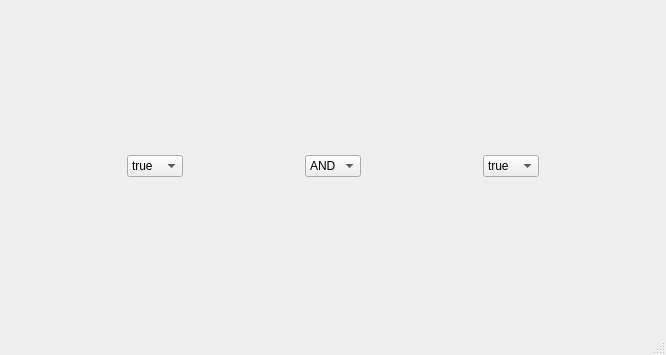
<?xml version="1.0" encoding="UTF-8"?>
<ui version="4.0">
 <class>MainWindow</class>
 <widget class="QMainWindow" name="MainWindow">
  <property name="geometry">
   <rect>
    <x>0</x>
    <y>0</y>
    <width>666</width>
    <height>355</height>
   </rect>
  </property>
  <property name="windowTitle">
   <string>logic calculator</string>
  </property>
  <widget class="QWidget" name="centralWidget">
   <layout class="QGridLayout" name="gridLayout">
    <item row="0" column="0">
     <layout class="QHBoxLayout" name="horizontalLayout">
      <item>
       <spacer name="horizontalSpacer_3">
        <property name="orientation">
         <enum>Qt::Horizontal</enum>
        </property>
        <property name="sizeHint" stdset="0">
         <size>
          <width>40</width>
          <height>20</height>
         </size>
        </property>
       </spacer>
      </item>
      <item>
       <widget class="QComboBox" name="comboBox">
        <item>
         <property name="text">
          <string>true</string>
         </property>
        </item>
        <item>
         <property name="text">
          <string>false</string>
         </property>
        </item>
       </widget>
      </item>
      <item>
       <spacer name="horizontalSpacer">
        <property name="orientation">
         <enum>Qt::Horizontal</enum>
        </property>
        <property name="sizeHint" stdset="0">
         <size>
          <width>40</width>
          <height>20</height>
         </size>
        </property>
       </spacer>
      </item>
      <item>
       <widget class="QComboBox" name="comboBox_2">
        <item>
         <property name="text">
          <string>AND</string>
         </property>
        </item>
        <item>
         <property name="text">
          <string>OR</string>
         </property>
        </item>
        <item>
         <property name="text">
          <string>NOT</string>
         </property>
        </item>
        <item>
         <property name="text">
          <string>XOR</string>
         </property>
        </item>
        <item>
         <property name="text">
          <string>==</string>
         </property>
        </item>
        <item>
         <property name="text">
          <string>!=</string>
         </property>
        </item>
       </widget>
      </item>
      <item>
       <spacer name="horizontalSpacer_2">
        <property name="orientation">
         <enum>Qt::Horizontal</enum>
        </property>
        <property name="sizeHint" stdset="0">
         <size>
          <width>40</width>
          <height>20</height>
         </size>
        </property>
       </spacer>
      </item>
      <item>
       <widget class="QComboBox" name="comboBox_3">
        <item>
         <property name="text">
          <string>true</string>
         </property>
        </item>
        <item>
         <property name="text">
          <string>false</string>
         </property>
        </item>
       </widget>
      </item>
      <item>
       <spacer name="horizontalSpacer_4">
        <property name="orientation">
         <enum>Qt::Horizontal</enum>
        </property>
        <property name="sizeHint" stdset="0">
         <size>
          <width>40</width>
          <height>20</height>
         </size>
        </property>
       </spacer>
      </item>
     </layout>
    </item>
   </layout>
  </widget>
  <widget class="QStatusBar" name="statusBar"/>
 </widget>
 <layoutdefault spacing="6" margin="11"/>
 <resources/>
 <connections/>
</ui>
